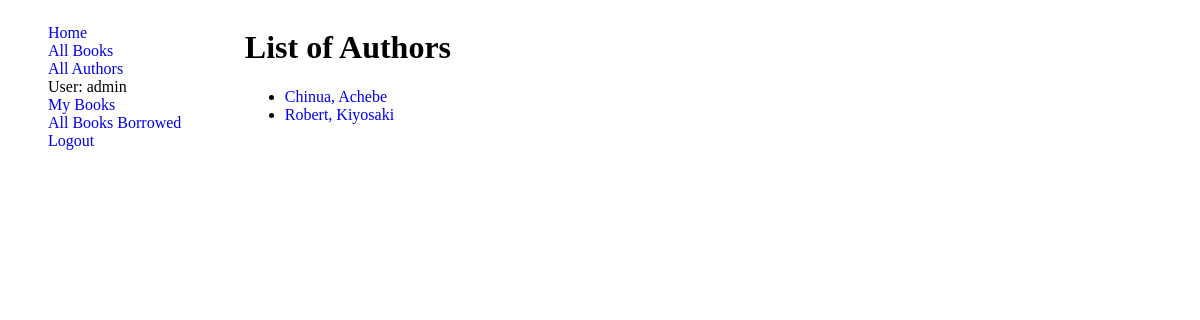
The app's page /catalog/authors/ (signed in) with its own data.
### catalog/models.py (models this page shows, shortened)
class Author(models.Model):
    first_name = models.CharField(max_length=100)
    last_name = models.CharField(max_length=100)
    date_of_birth = models.DateField()
    date_of_death = models.DateField('Died', null=True, blank=True)
    class Meta:
        ordering = ['last_name', 'first_name']
    def get_absolute_url(self):
        return reverse('author-detail', args=[str(self.id)])

### catalog/views.py (the view)
# urls.py: path('authors/', AuthorListView.as_view(), name="authors"),
class AuthorListView(ListView):
    model = Author
    template_name = 'authors.html'

### templates/authors.html (shortened to what this page needs)
{% extends 'base.html' %}
{% block content%}
<h1>List of Authors</h1>
{% if author_list %}
<ul>
    {% for author in author_list %}
    <li><a href="{{author.get_absolute_url}}">{{author.first_name}},  {{author.last_name}}</a></li>
    {% endfor %}
</ul>
{% else %}
    <p>There is no author recorded.</p>
{% endif %}
{% endblock content %}

### templates/partials/sidebar.html
<ul>
    <li><a href="{% url 'home' %}">Home</a></li>
    <li><a href="{% url 'book-list' %}">All Books</a></li>
    <li><a href="{% url 'authors' %}">All Authors</a></li>
    {% if user.is_authenticated %}
     <li>User: {{ user.get_username }}</li>
     <li><a href="{% url 'loaned-books' %}"> My Books</a></li>
     <li><a href="{% url 'books-borrowed-out' %}">All Books Borrowed</a></li>
     <li><a href="{% url 'logout' %}?next={{ request.path }}">Logout</a></li>
   {% else %}
     <li><a href="{% url 'login' %}?next={{ request.path }}">Login</a></li>
   {% endif %}
</ul>

### static/css/style.css (style rules this page uses)
a { text-decoration: none; }
.sidebar li { list-style: none; }

### records on screen
Author: first_name "Chinua", last_name "Achebe"
Author: first_name "Robert", last_name "Kiyosaki"

### other values on screen
{{ user.get_username }} "admin"
